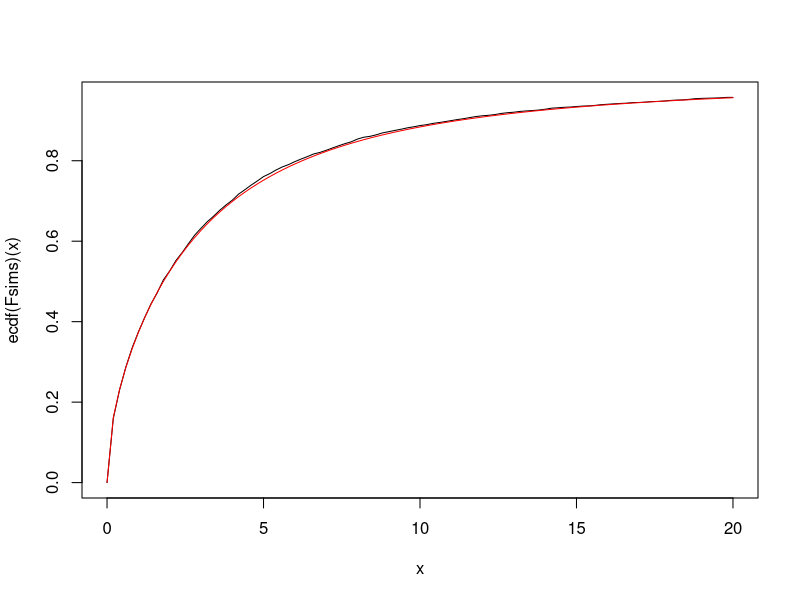

The R source for this figure:
## ---- chunk 1
knitr::opts_chunk$set(fig.path="figures/AV1fixed")
## ---- chunk 2
f <- gl(2,3,labels=c("a","b"))
mu <- as.numeric(f)
nsims <- 5000
Fsims <- numeric(nsims)
for(i in 1:nsims){
  y <- rnorm(length(mu), mu)
  fit1 <- lm(y~f)
  fit0 <- lm(y~1)
  Fsims[i] <- anova(fit0, fit1)$F[2]
}
lambda <- crossprod(mu-mean(mu))
curve(ecdf(Fsims)(x), from=0, to=20)
curve(pf(x, 1, length(mu)-2, ncp=lambda), add=TRUE, col="red")
